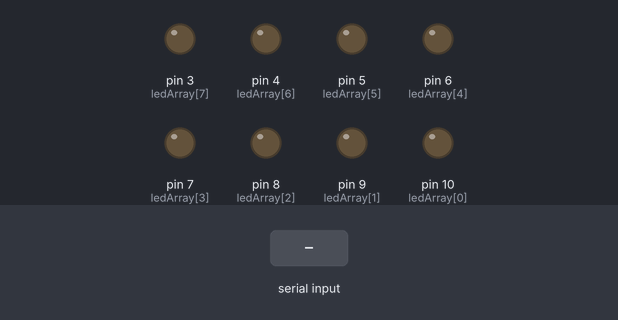
This sketch was run on a simulated Arduino Uno, built with avr-gcc and run on an emulated ATmega328P. Shown: output pins drawn as LEDs (lit = HIGH). Dashed ring = blinking. The test bench sets the inputs (shaded band). What the sketch prints to the serial monitor is not drawn.

Above: at 1.2 s.
1.3 s: "90,45\n" received over Serial
At 3.4 s:
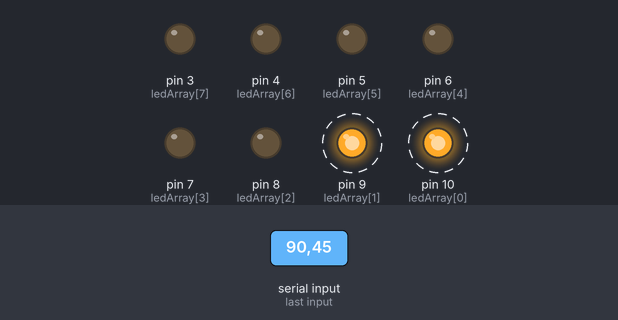
At 5.3 s:
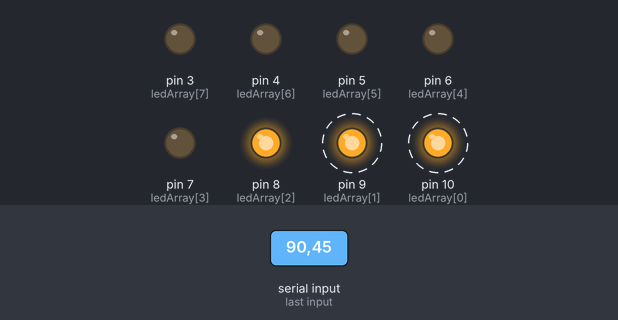
Timing chart, 0 to 21.5 s (numbered marks = the images above; inputs shaded):
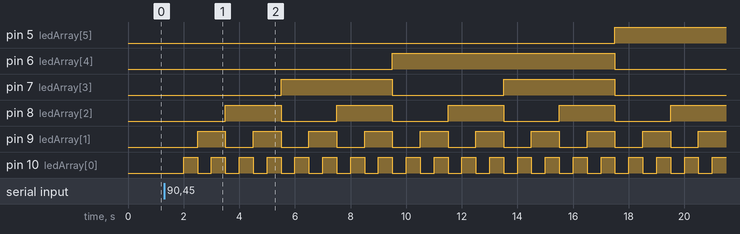

The sketch:

binary_counter_accurate.ino
```cpp
int dec_of_binary ;
int ledArray[] = {10,9,8,7,6,5,4,3} ;
int counter[8] ;
int state[8] ;
int delayTime = 500;

void setup() {

  for (int i=0 ; i<8 ; i++){
    pinMode (ledArray[i],OUTPUT) ;
  }
  Serial.begin(9600) ;
  Serial.print ("Upto what Decimal number do you want to count in Binary? ") ;
}

void loop() {

   if(Serial.available()>0){

        dec_of_binary = Serial.parseInt() ;

   }

   for (int i=0 ; i<=dec_of_binary ; i++){
    counter[0] = i ;

    for (int j = 1 ; j<8 ; j++){
      counter[j] = counter[j-1]/2 ;
    }

    for (int k=0 ; k<8 ; k++){
      if (counter[k]%2 == 1){
        state[k] = HIGH ;
      }else state[k] = LOW ;
    }

    for (int l=0 ; l<8 ; l++){
     digitalWrite(ledArray[l],state[l]) ;
    }
     delay (delayTime) ;
  }
}
```

Measured:
- after the input at 1.3 s, pin 5 (ledArray[5]): LOW → HIGH after 16.2 s; pin 6 (ledArray[4]): LOW → HIGH after 8.2 s, → LOW 8.0 s later
